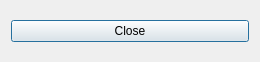
<?xml version="1.0" encoding="UTF-8"?>
<ui version="4.0">
 <class>Dialog</class>
 <widget class="QDialog" name="Dialog">
  <property name="geometry">
   <rect>
    <x>0</x>
    <y>0</y>
    <width>260</width>
    <height>62</height>
   </rect>
  </property>
  <property name="windowTitle">
   <string>Dialog</string>
  </property>
  <layout class="QHBoxLayout" name="horizontalLayout">
   <item>
    <widget class="QPushButton" name="pushButton">
     <property name="text">
      <string>Close</string>
     </property>
    </widget>
   </item>
  </layout>
 </widget>
 <resources/>
 <connections>
  <connection>
   <sender>pushButton</sender>
   <signal>clicked()</signal>
   <receiver>Dialog</receiver>
   <slot>accept()</slot>
   <hints>
    <hint type="sourcelabel">
     <x>86</x>
     <y>32</y>
    </hint>
    <hint type="destinationlabel">
     <x>142</x>
     <y>50</y>
    </hint>
   </hints>
  </connection>
 </connections>
</ui>
